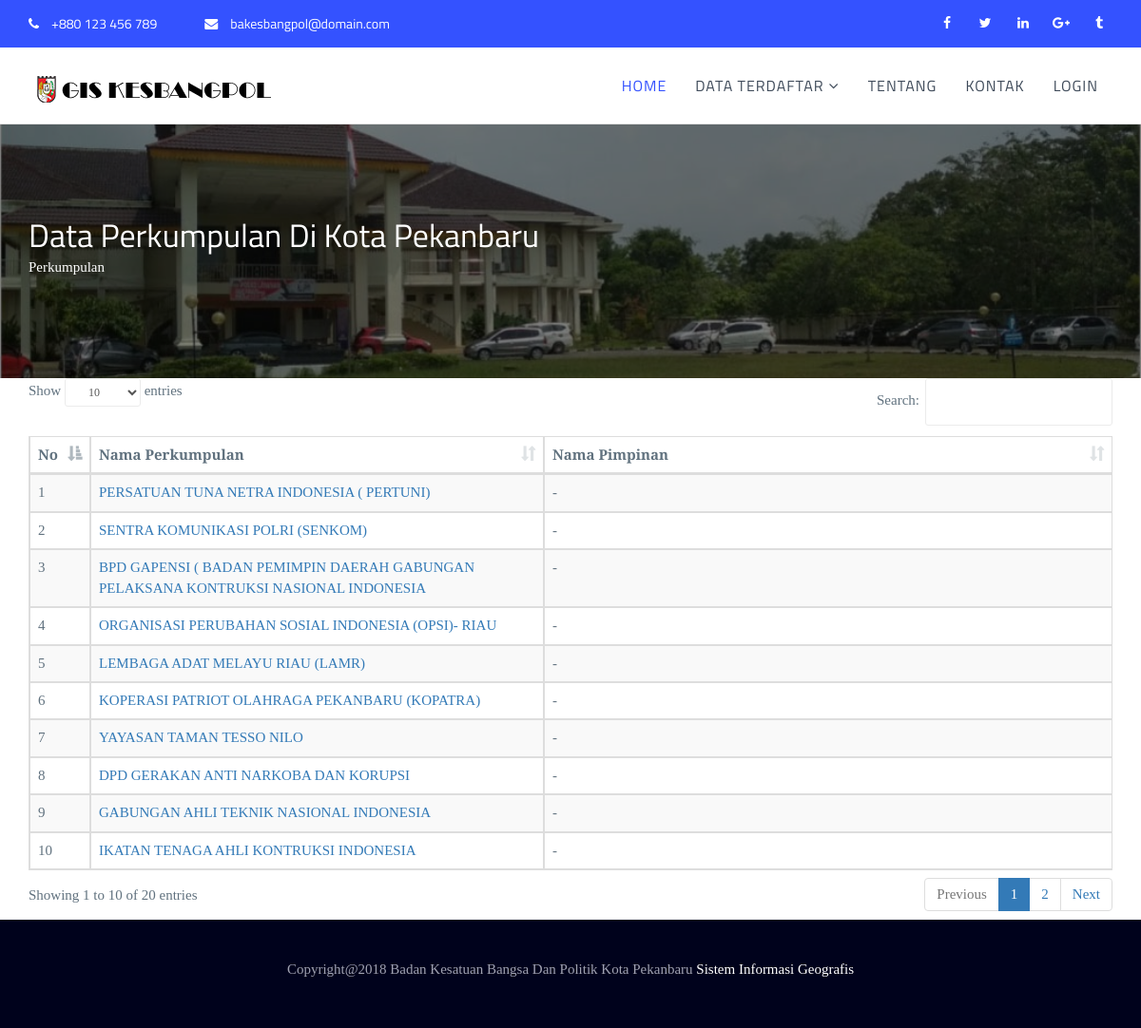
Screenshot of /index.php/beranda/dataperkumpulan with the database file from the repository.
### tables this page shows
CREATE TABLE `lokasi_organisasi` (
  `id_organisasi` bigint(20) NOT NULL,
  `nama_organisasi` varchar(100) NOT NULL,
  `nama_pemimpin` varchar(100) NOT NULL,
  `id_jenis` int(11) NOT NULL,
  `latitude` varchar(100) NOT NULL,
  `longitude` varchar(100) NOT NULL,
  `alamat` text NOT NULL,
  `telp` bigint(20) NOT NULL,
  `foto` varchar(100) NOT NULL,
  `tanggal_update` date NOT NULL
);

### application/controllers/Beranda.php (called while the page is built, shortened)
<?php
class Beranda extends CI_Controller {
	public function __construct()
	{
		$this->load->library('form_validation');
		$this->load->model('Lokasiorganisasi_model');
		$this->load->library(array('googlemaps'));
}
    public function dataperkumpulan()
    {
    $data = array();
        $data['tampil'] = $this->db->query("SELECT a.id_organisasi,a.nama_organisasi,a.foto,a.nama_pemimpin,b.id_jenis,b.jenis_organisasi FROM lokasi_organisasi a, jenis_organisasi b WHERE a.id_jenis=3 GROUP BY a.id_organisasi");
        $this->load->view('front_end/dataperkumpulan', $data);
        }
}

### index.php (called while the page is built, shortened)
<?php
require_once BASEPATH.'core/CodeIgniter.php';

### application/views/front_end/dataperkumpulan.php (the view, shortened to what this page needs)
   <section class="page-title">
    <div class="container">
      <div class="row">
        <div class="col-md-12">
          <div class="page-breadcrumbd">
            <h2>Data Perkumpulan Di Kota Pekanbaru</h2>
            <p>Perkumpulan</p>
          </div>
        </div>
      </div>
    </div>
  </section>
<div class="container">
    <section class="content">
      <div class="row">
        <div class="col-md-12">
          <div class="box box-primary">
              <div class="box-body">
                <div class="table-responsive no-padding">
              <table id="example1" class="table table-bordered table-striped">
                <thead>
                    <tr>
                        <th width="5%">No</th>
                        <th width="40%">Nama Perkumpulan</th>
                        <th width="50%">Nama Pimpinan</th>
                    </tr>
                </thead>
                <tbody>
                    <?php
                        $no=1;
                        foreach($tampil->result_array() as $l)
                        {
                    ?>
                    <tr>
                        <td><?php echo $no;?></td>
                        <td>
                          <a href="<?php echo base_url();?>beranda/detail_data/<?php echo $l['id_organisasi']; ?>" ><?php echo $l['nama_organisasi']; ?></a></td>
                        <td><?php echo $l['nama_pemimpin'];?></td>
                    </tr>
                    <?php
                        $no++;
                    }
                    ?>
                </tbody>
              </table>
            </div>
          </div>
        </div>
      </div>
    </div>
  </section>
</div>

### neuron/assets/css/bootsnav.css (style rules this page uses)
body { -webkit-transition: all 0.3s ease-in-out; -moz-transition: all 0.3s ease-in-out; -o-transition: all 0.3s ease-in-out; -ms-transition: all 0.3s ease-in-out; transition: all 0.3s ease-in-out; }

### neuron/style.css (style rules this page uses)
html, body { height: 100% }
body { font-family: 'PT Serif', serif; color: #61727f; background: #fff; font-size: 15px; line-height: 24px; overflow-x: hidden; -webkit-text-size-adjust: 100%; -webkit-overflow-scrolling: touch; -webkit-font-smoothing: antialiased !important; }
a { cursor: pointer; }
a, .navbar a, .form-control { -webkit-transition: all 0.3s ease; -moz-transition: all 0.3s ease; -ms-transition: all 0.3s ease; -o-transition: all 0.3s ease; transition: all 0.3s ease; }
h1, h2, h3, h4, h5, h6 { font-family: 'Titillium Web', sans-serif; color: #212121; margin: 0 0 15px; }
h2 { font-size: 34px; line-height: 44px; }
.page-title { background: url("assets/img/1.jpeg") no-repeat; background-size: cover; background-position: center; padding: 95px 0px; color: #fff; z-index: 1; position: relative; }
.page-title:after { position: absolute; content: ""; top: 0px; left: 0px; right: 0px; height: 100%; background: rgba(0, 0, 0, .5); z-index: -1; }
.page-breadcrumbd h2, .page-breadcrumbd a { margin: 0px; color: #fff; }

### rows the page displays
lokasi_organisasi: nama_organisasi "PERSATUAN TUNA NETRA INDONESIA ( PERTUNI)", nama_pemimpin "-"
lokasi_organisasi: nama_organisasi "SENTRA KOMUNIKASI POLRI (SENKOM)", nama_pemimpin "-"
lokasi_organisasi: nama_organisasi "BPD GAPENSI ( BADAN PEMIMPIN DAERAH GABUNGAN PELAKSANA KONTRUKSI NASIONAL INDONESIA", nama_pemimpin "-"
lokasi_organisasi: nama_organisasi "ORGANISASI PERUBAHAN SOSIAL INDONESIA (OPSI)- RIAU", nama_pemimpin "-"
lokasi_organisasi: nama_organisasi "LEMBAGA ADAT MELAYU RIAU (LAMR)", nama_pemimpin "-"
lokasi_organisasi: nama_organisasi "KOPERASI PATRIOT OLAHRAGA PEKANBARU (KOPATRA)", nama_pemimpin "-"
lokasi_organisasi: nama_organisasi "YAYASAN TAMAN TESSO NILO", nama_pemimpin "-"
lokasi_organisasi: nama_organisasi "DPD GERAKAN ANTI NARKOBA DAN KORUPSI", nama_pemimpin "-"
lokasi_organisasi: nama_organisasi "GABUNGAN AHLI TEKNIK NASIONAL INDONESIA", nama_pemimpin "-"
lokasi_organisasi: nama_organisasi "IKATAN TENAGA AHLI KONTRUKSI INDONESIA", nama_pemimpin "-"
